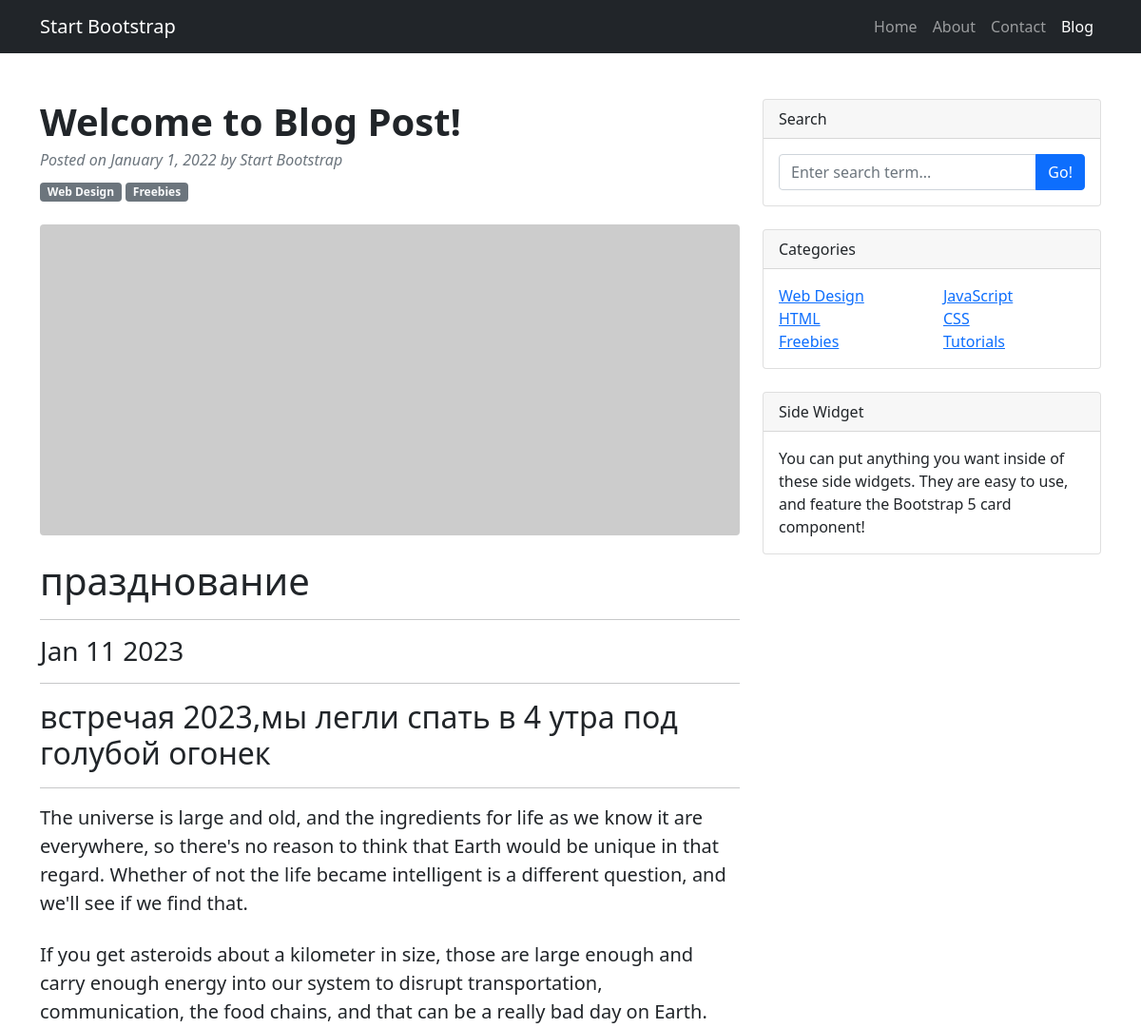
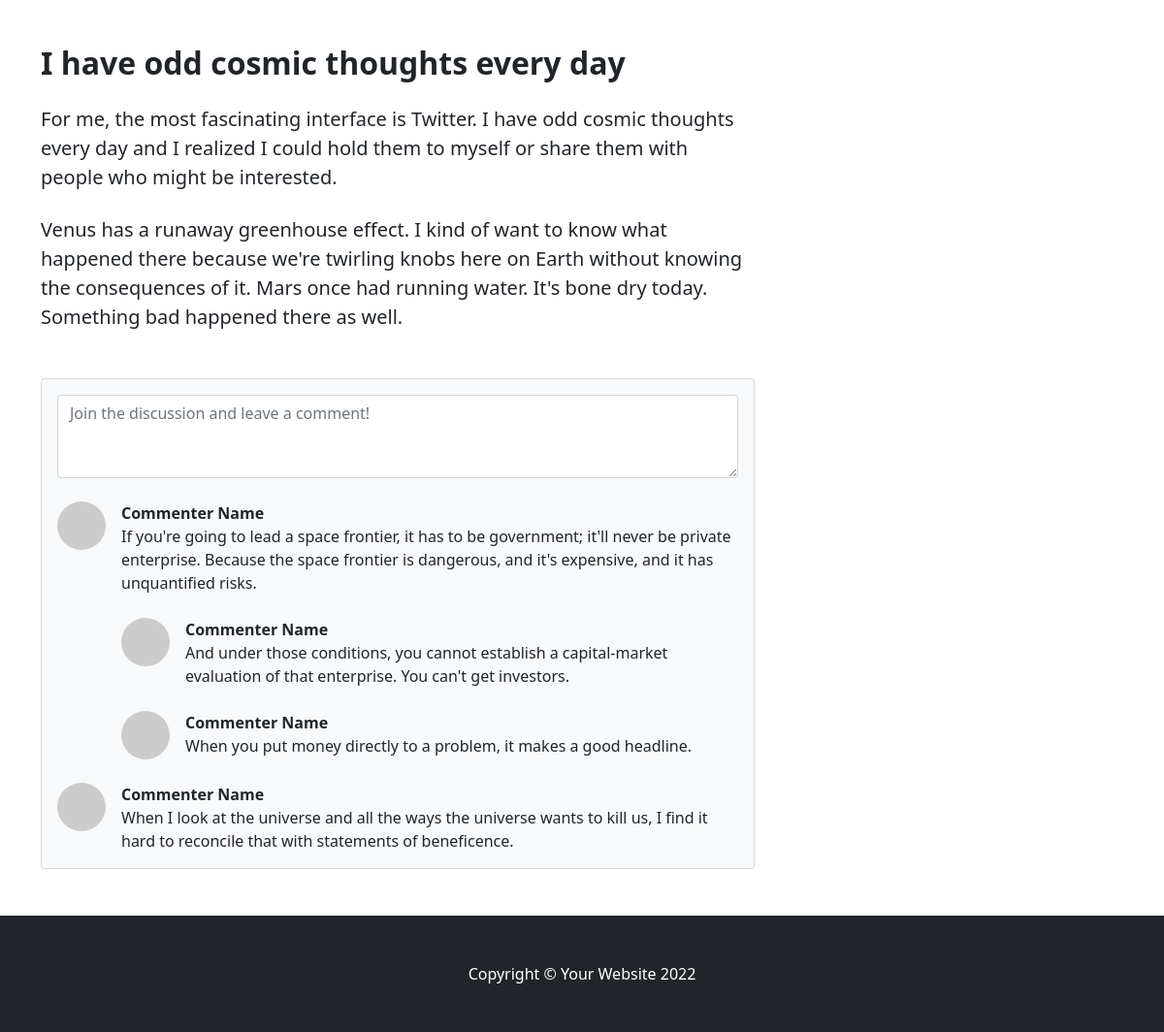
Page /posts/3 on the committed database (2 pictures, top to bottom).
### news/models.py (models this page shows, shortened)
class Post(models.Model):
    author = models.ForeignKey(Author, on_delete=models.CASCADE)
    TYPES = [
        ('AR', 'Статья'),
        ('NW', 'Новость')
    ]
    type = models.CharField(max_length=2,
                            choices=TYPES,
                            default='AR')
    time_in = models.DateTimeField(auto_now_add=True)
    topics = models.ManyToManyField(Category, through='PostCategory')
    title = models.CharField(max_length=64)
    text = models.TextField()
    rating_article = models.IntegerField(default=0)

### news/views.py (the view)
# urls.py: path('<int:pk>',PostDetail.as_view())
class PostDetail(DetailView):
    model = Post
    template_name = 'flatpages/post.html'
    context_object_name = 'post'

### news/templatetags/custom_filters.py (called while the page is built)
@register.filter()
def censor (value):
    if isinstance (value,str):
        for bw in BAD_WORDS:
            value = value.lower().replace(bw[1:].lower(),'*'*len(bw[1:]))
        return f'{value} '
    else:
        raise TypeError (f'Ошибка! {type(value)} не подходит')

### templates/flatpages/post.html (shortened to what this page needs)
{% extends 'flatpages/default.html' %}
{% load custom_filters %}
{% block content %}
    {% if post %}
        <h1> {{ post.title|censor }} </h1>
        <hr>
        <h3>{{ post.time_in|date:'M d Y'}}</h3>
        <hr>
        <h2>{{ post.text|censor}}</h2>
        <hr>
    {% else %}
        <h2> Постов нет!</h2>
    {% endif %}
{% endblock content %}

### rows in the picture
Post: title|censor "празднование", time_in "Jan 11 2023", text|censor "встречая 2023,мы легли спать в 4 утра под голубой огонек"
